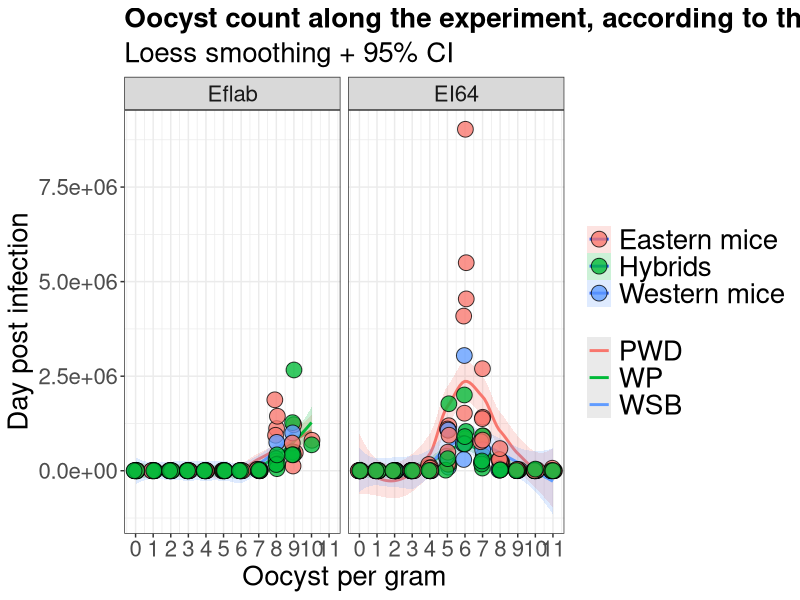
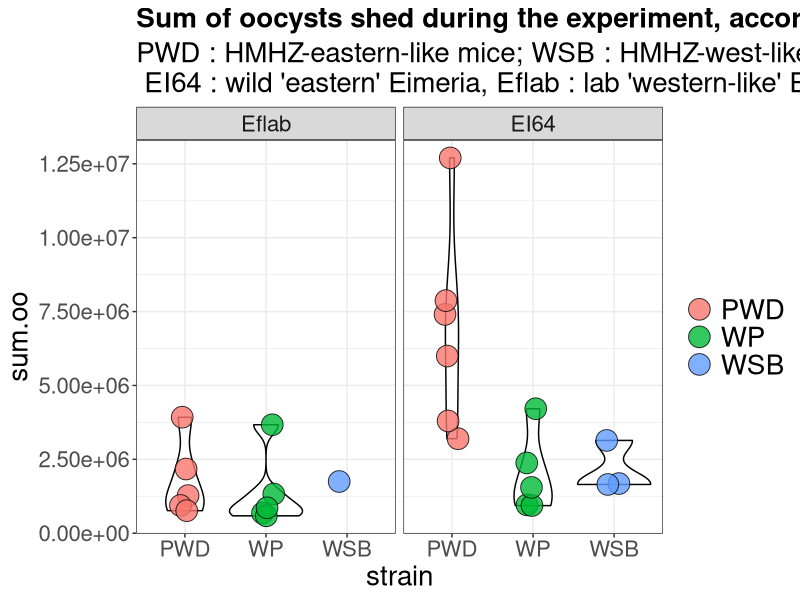
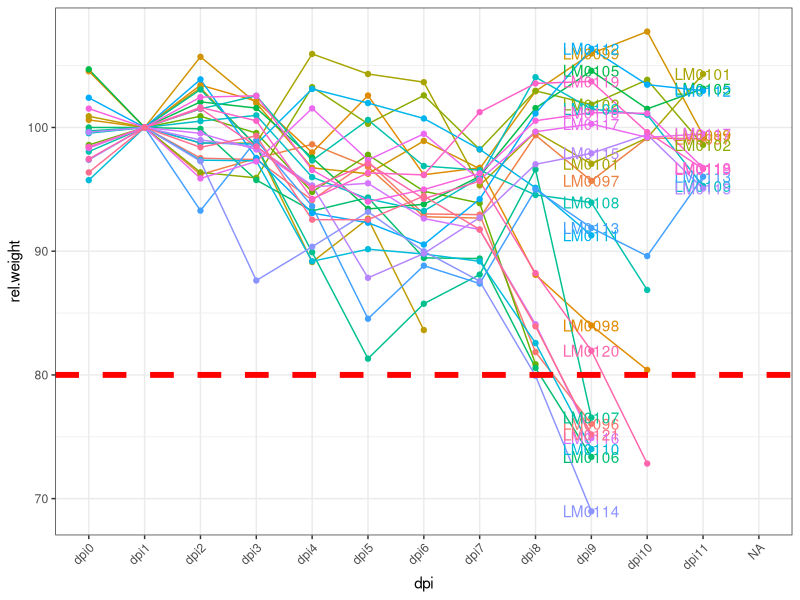

Write R code to recreate these figures, in order. (Note: this script raises an error after producing the figures.)
#########################
## Info about experiment:
## 25 mice (LM_0104 was deleted as she died at dpi1)
## 272 mice.days data points
#########################
library(ggplot2)
library(gridExtra)
library(reshape2)
library(scales)

setwd("/home/alice/Schreibtisch/Franci+Phoungs_Projects/Inf_expe_Franci_April_2017/")

######### I Experiment deign:
# Info on the mouse genotype AND on the infection strain:
ExpePlanDF <- read.csv("Experiment_Table_raw_Ploen_May2017.csv")
# Print the expe design:
as.data.frame.matrix(table(ExpePlanDF$strain, ExpePlanDF$Inf_strain))

# Load data:
mydata_oocysts <- read.csv("Oocyst_coding_PloenEx_May2017.csv")

# Remove LM_0104:
mydata_oocysts <- mydata_oocysts[which(mydata_oocysts$X != "LM0104"),]

# Check:
table(is.na(mydata_oocysts[grep("raw.count", names(mydata_oocysts))]))
table(is.na(mydata_oocysts[grep("fec.weight", names(mydata_oocysts))]))
## Error corrected (same amount of fecal weight and oocysts counts)
#######################################################################################!!!!!!!!!!!!!!!!!!!!!!!!!

mydata_weight <- read.csv("mouse weight.csv")

# Weight of the feces separated for PCR:
subsampleDF <- read.csv("Feces_kept_separated_for_PCR.csv")
subsampleDF <- na.omit(subsampleDF)

# Calculate how many animals at start:
summary_table_at_dpi <- function(n){
  A = data.frame(mouse_number = ExpePlanDF$EH_id, ExpePlanDF$strain, ExpePlanDF$Inf_strain)
  B = data.frame(mouse_number = mydata_weight$mouse_no., mydata_weight[paste0("mouse_weight.g._dpi", n)])
  C = merge(A, B, by = "mouse_number")
  C = na.omit(C)
  table(C$ExpePlanDF.strain, C$ExpePlanDF.Inf_strain)
}

summary_table_at_dpi(11)
 
######### II Oocysts shedding:

# Initialise Newdata
Newdata <- data.frame(NULL)

# Run on all the dpi in 1 go!
for (DPI in 0:11){
  mydata_oocyststemp <- cbind(mydata_oocysts$X,mydata_oocysts[, grep(paste0("dpi.", paste(DPI, "", sep="\\.")), colnames(mydata_oocysts))])
  names(mydata_oocyststemp)<- c("mouse.ID","label","fec.weight","dil", "raw.count")
  # add column
  mydata_oocyststemp$dpi<- DPI
  Newdata <- rbind(Newdata, mydata_oocyststemp)
}

# Remove useless objects:
rm(mydata_oocyststemp, DPI)

# Rm the dil column, useless:
Newdata <- Newdata[!names(Newdata) %in% "dil"]

# Rm empty lines (when the mice died, no more counting) :
Newdata <- na.omit(Newdata)

# Merge the 2 dataframe by labels:
names(subsampleDF)[1] <- "label"

Oo_Df <- na.omit(merge(Newdata, subsampleDF, by = "label"))

## Calculate the oocysts in the subsampling:
Oo_Df$Total_feces <- Oo_Df$subsample_g + Oo_Df$fec.weight

# Calculate the oocysts number in 1 mL:
Oo_Df$abscount <- Oo_Df$raw.count * 10000

# Calculate the oocyst per gram in the processed part of the feces::
Oo_Df$oocysts.per.g <- Oo_Df$abscount / Oo_Df$fec.weight

#Put my dataframe at the good format:
Oo_Df <- Oo_Df[c("mouse.ID", "dpi", "oocysts.per.g")]

# Add the info on the mouse genotype AND on the infection strain:
names(Oo_Df)[1] <- "EH_id"

Oo_Df <- merge(Oo_Df, ExpePlanDF, by = "EH_id")

Oo_Df <- data.frame(EH_id = Oo_Df$EH_id, 
                    dpi = Oo_Df$dpi, 
                    oocysts.per.g = Oo_Df$oocysts.per.g, 
                    Inf_strain = Oo_Df$Inf_strain,
                    strain = Oo_Df$strain)

# Visual check-up:
table(Oo_Df$EH_id, Oo_Df$dpi)

# To keep all plot with the same theme (for Alice s TAC):
theme_alice <- theme_bw() +
  theme(plot.title = element_text(size = 20, face = "bold"),
        plot.subtitle = element_text(size = 20),
        legend.text = element_text(size=20),
        legend.title = element_blank(),
        text = element_text(size = 20))

## PLOT mice strains:
ggplot(Oo_Df, aes(x=dpi, y=oocysts.per.g, group = strain, col = strain))+
  geom_smooth(aes(fill = strain), alpha = 0.2)+
  ggtitle("Oocyst count along the experiment, according to the mice genotype, for both Eimeria infection strains", 
          subtitle = "Loess smoothing + 95% CI")+
  scale_x_continuous(breaks = 0:11) +
  facet_wrap(~Inf_strain)+
  geom_jitter(width=0.1, size=5, pch = 21, color = "black", aes(fill = strain), alpha = 0.78) +
  labs(x = "Oocyst per gram", y = "Day post infection") +
  scale_fill_discrete(labels = c("Eastern mice", "Hybrids", "Western mice")) +
  scale_y_continuous(labels = scientific) +
  theme_alice

# Violin plots of the total sum of oocysts collected during 11 days: 
sum.oocysts <- do.call("rbind", by(Oo_Df, Oo_Df$EH_id, function (x){
  x$sum.oo <- sum(x$oocysts.per.g, na.rm=TRUE)
  x
}))

sum.oocysts <- sum.oocysts[!duplicated(sum.oocysts$EH_id),]
# NB: some mice died before!!

ggplot(sum.oocysts, aes(strain, sum.oo)) +
  ggtitle("Sum of oocysts shed during the experiment, according to the mice genotype, for both Eimeria infection strains", 
          subtitle = "PWD : HMHZ-eastern-like mice; WSB : HMHZ-west-like mice; WP : HMHZ-hybrids-like mice \n EI64 : wild 'eastern' Eimeria, Eflab : lab 'western-like' Eimeria")+
  geom_violin(color = "black")+
  facet_wrap(~Inf_strain) +
  geom_jitter(width=0.1, size=7, alpha = 0.8, pch = 21, aes(fill = strain)) +
  scale_y_continuous(labels = scientific) +
  theme_alice

######### III. Weight of the mice:
mydata_weight_long <- colnames(mydata_weight) <- gsub("mouse_weight.g.", "weight", colnames(mydata_weight))
mydata_weight_long <- melt(mydata_weight, id=c("mouse_no.", "Infection_date"))  # convert to long format

colnames(mydata_weight_long)[colnames(mydata_weight_long)%in%c("mouse_no.", "variable", "value")] <-
  c("LM_id", "dpi", "weight")

mydata_weight_long$dpi <- gsub("weight_", "", mydata_weight_long$dpi)

# Now let's do it relative to the weight of D1:
mydata_weight_relative <- data.frame(LM_id=mydata_weight[,1], mydata_weight[ ,3:14]/mydata_weight[,4]*100)
colnames(mydata_weight_relative) <- gsub("mouse_weight.g.", "rel_w", colnames(mydata_weight_relative))
mydata_weight_relative_long <- melt(mydata_weight_relative, id=c("LM_id"))  # convert to long format

colnames(mydata_weight_relative_long)[colnames(mydata_weight_relative_long)%in%c("variable", "value")] <-
  c("dpi", "rel.weight")

mydata_weight_relative_long$dpi <- gsub("weight_", "", mydata_weight_relative_long$dpi)

Alldata <- merge(mydata_weight_long, mydata_weight_relative_long, all=TRUE)

Alldata <- merge(Alldata, ExpePlanDF, by.x="LM_id", by.y="EH_id", all=TRUE)

Alldata$dpi <- reorder(Alldata$dpi, as.numeric(gsub("dpi", "", Alldata$dpi)))

# Plot to follow the weight : if < 80% weight, mouse has to be sacrificed
ggplot(data=Alldata,
       aes(x=dpi, y=rel.weight, group=LM_id, color=LM_id)) +
  geom_line()+
  geom_point()+
  theme_bw()+
  theme(axis.text.x = element_text(angle = 45, hjust = 1))+
  geom_hline(yintercept=80, linetype="dashed", color = "red", size=2)+
  geom_text(data=subset(Alldata, dpi == "dpi9" | dpi == "dpi11" ),
            aes(label=LM_id))+
  theme(legend.position="none")

# maximum weight lost before death
max.loss <- do.call("rbind", by(Alldata, Alldata$LM_id, function (x){
  m.loss <- which(x$rel.weight==min(x$rel.weight, na.rm=TRUE))
  x[m.loss,]
}))

table(max.loss$dpi, max.loss$strain)

table(max.loss$dpi, max.loss$Inf_strain)

table(max.loss$dpi, max.loss$Inf_strain, max.loss$strain)

tapply(max.loss$rel.weight, max.loss$Inf_strain:max.loss$strain, mean)

ggplot(max.loss, aes(strain, rel.weight, color=Inf_strain)) +
  ggtitle("Relative weight lost during 11 days of experiment, according to the mice genotype, for both Eimeria infection strains", 
          subtitle = "PWD : HMHZ-eastern-like mice; WSB : HMHZ-west-like mice; WP : HMHZ-hybrids-like mice \n EI64 : wild 'eastern' Eimeria, Eflab : lab 'western-like' Eimeria")+
  geom_violin(color = "black")+
  facet_wrap(~Inf_strain) +
  geom_jitter(width=0.1, size=7, pch = 21, color = "black", aes(fill = strain), alpha = 0.8) +
  theme_alice

summary(glm(rel.weight~strain + Inf_strain, data=max.loss))

summary(glm(rel.weight~strain, data = max.loss[max.loss$Inf_strain == "EI64",]))

## using offsets and real weight instead of relative weight for modeling

###################
## Plots weight and oocyst counts for E64:

names(sum.oocysts)[1] <- "LM_id"
E64DF <- merge(max.loss, sum.oocysts, by = "LM_id")
E64DF <- E64DF[E64DF$Inf_strain.y == "EI64", ]
E64DF$weight.loss.max <- 100 - E64DF$rel.weight

p1 <- ggplot(E64DF, aes(strain.y, sum.oo)) +
  ggtitle("Sum of oocysts shed during the experiment") +
  geom_violin(color = "black") + 
  geom_jitter(width=0.1, size=7, alpha = 0.8, pch = 21, aes(fill = strain.y)) +
  scale_y_continuous(labels = scientific) +
  labs(x = "", y = "") + 
  theme_alice +
  theme(legend.position="none")

p2 <- ggplot(E64DF, aes(strain.y, weight.loss.max)) +
  ggtitle("Max weight loss reached during the experiment (%)") +
  geom_violin(color = "black") + 
  geom_jitter(width=0.1, size=7, alpha = 0.8, pch = 21, aes(fill = strain.y)) +
  labs(x = "", y = "") + 
  theme_alice

grid.arrange(p1, p2, ncol = 2)





